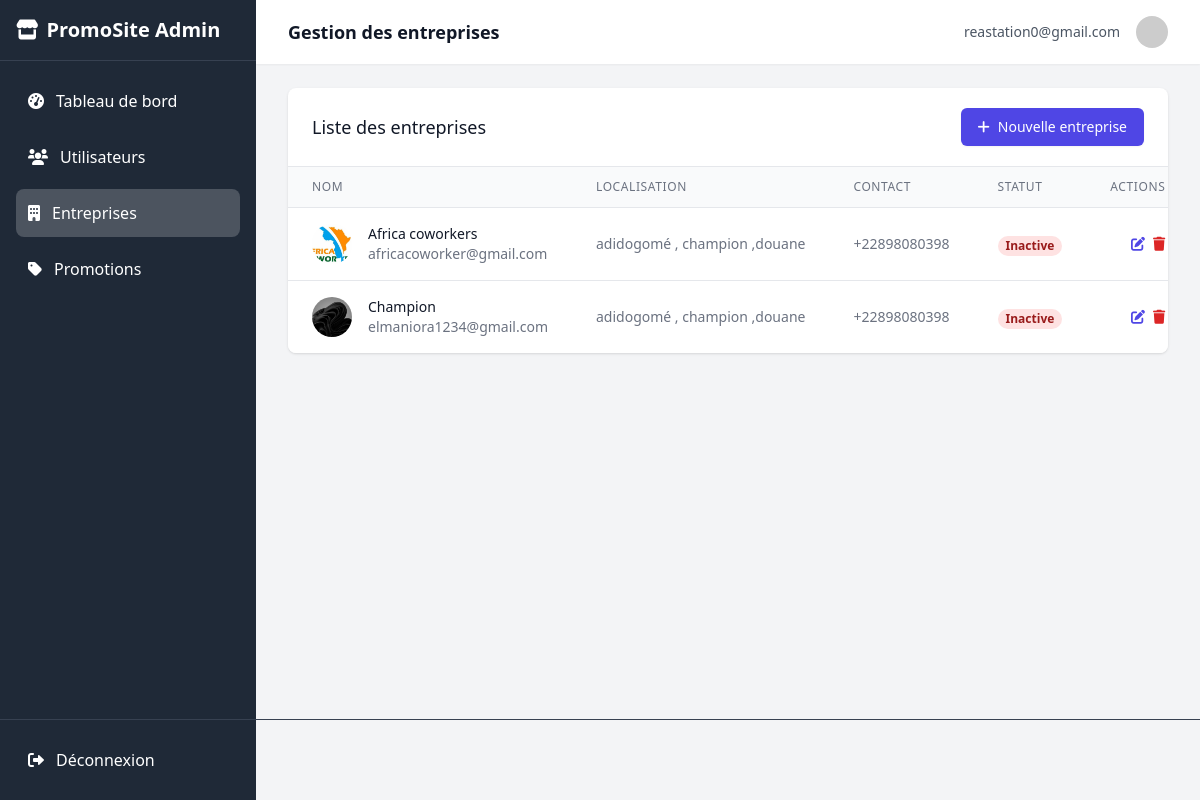
The page /admin-dashboard/entreprises/ (signed in) on the database as committed earlier.
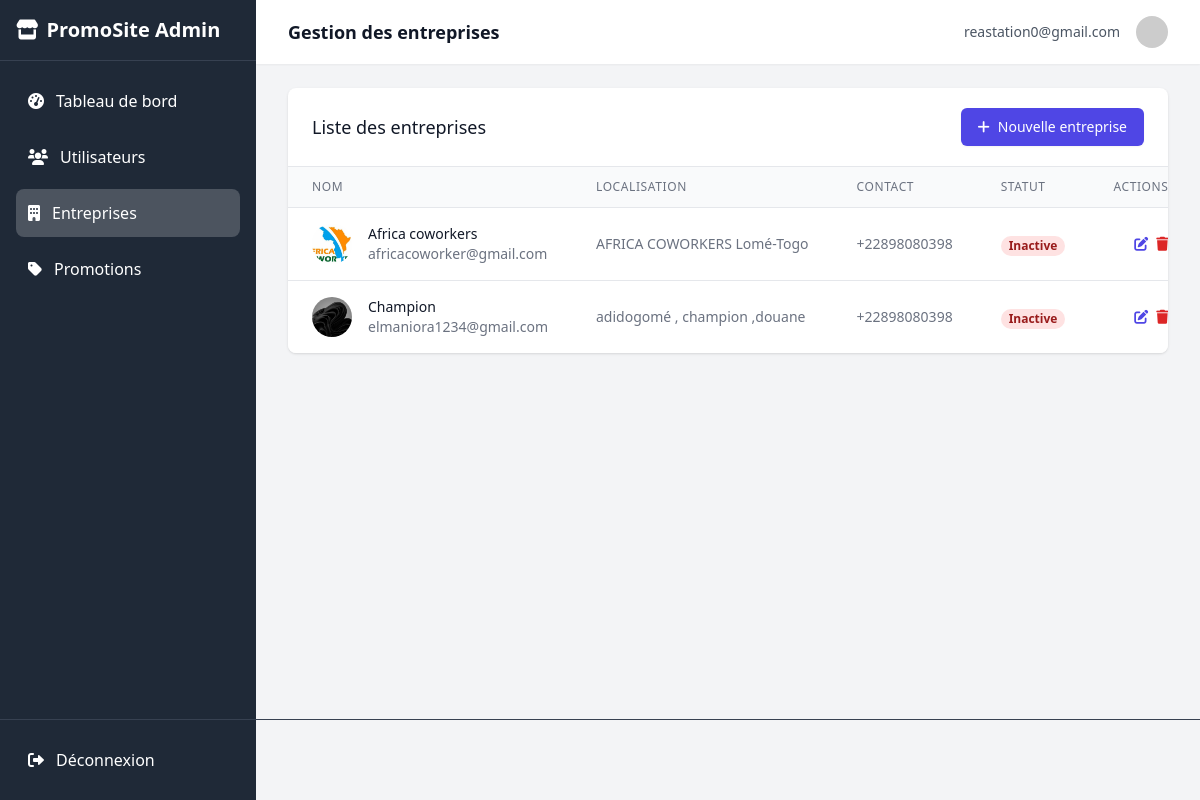
The same page on the database as committed later.
### promotions/models.py (models this page shows, shortened)
class Entreprise(models.Model):
    nom = models.CharField(max_length=100)
    categorie_e = models.CharField(max_length=50, choices=[
        ('Hôtel', 'Hôtel'),
        ('Supermarché', 'Supermarché'),
        ('hôpital', 'Hôpital'),
        ('magasin', 'Magasin'),
        ('réseau', 'Réseau'),
    ], default="Supermarché")
    email = models.EmailField()
    description = models.TextField(default="Soyez à l'afflux de nos meilleurs promos")
    contact = models.CharField(max_length=20)
    logo = models.ImageField(upload_to='logos/')
    banniere = models.ImageField(upload_to='bannieres/')
    localisation = models.CharField(max_length=255, help_text="Adresse textuelle pour l'affichage")
    localisation_map = models.TextField(help_text="Texte pour l'iframe Google Maps (ex: '6.1234,1.5678' ou 'Nom+du+lieu')")
    latitude = models.FloatField(blank=True, null=True,default=0)
    longitude = models.FloatField(blank=True, null=True,default=0)
    facebook = models.URLField(blank=True, null=True)
    instagram = models.URLField(blank=True, null=True)
    twitter = models.URLField(blank=True, null=True)
    website = models.URLField(blank=True, null=True)
    meta_description = models.TextField(blank=True, null=True, help_text="Description pour le référencement SEO")
    meta_keywords = models.CharField(max_length=255, blank=True, null=True, help_text="Mots-clés pour le référencement SEO, séparés par des virgules")
    abonnes_count = models.PositiveIntegerField(default=0)
    class Meta:
        verbose_name = "Entreprise"
        verbose_name_plural = "Entreprises"

### promotions/views.py (the view)
# urls.py: path('admin-dashboard/entreprises/', views.admin_entreprise_management, name='admin_entreprise_management'),
@user_passes_test(is_admin, login_url='/connexion/')
def admin_entreprise_management(request):
    entreprises = Entreprise.objects.all().order_by('-id')
    return render(request, 'admin/entreprises/list.html', {'entreprises': entreprises})

### promotions/views.py (called while the page is built)
def is_admin(user):
    return user.is_authenticated and user.is_staff

### promotions/templates/admin/entreprises/list.html (shortened to what the changed rows need)
{% extends 'base1.html' %}
{% block header_title %}Gestion des entreprises{% endblock %}
{% block content %}
<div class="bg-white shadow rounded-lg overflow-hidden">
    <div class="overflow-x-auto">
        <table class="min-w-full divide-y divide-gray-200">
            <thead class="bg-gray-50">
                <tr>
                    <th scope="col" class="px-6 py-3 text-left text-xs font-medium text-gray-500 uppercase tracking-wider">Nom</th>
                    <th scope="col" class="px-6 py-3 text-left text-xs font-medium text-gray-500 uppercase tracking-wider">Localisation</th>
                    <th scope="col" class="px-6 py-3 text-left text-xs font-medium text-gray-500 uppercase tracking-wider">Contact</th>
                    <th scope="col" class="px-6 py-3 text-left text-xs font-medium text-gray-500 uppercase tracking-wider">Statut</th>
                    <th scope="col" class="px-6 py-3 text-right text-xs font-medium text-gray-500 uppercase tracking-wider">Actions</th>
                </tr>
            </thead>
            <tbody class="bg-white divide-y divide-gray-200">
                {% for entreprise in entreprises %}
                <tr>
                    <td class="px-6 py-4 whitespace-nowrap">
                        <div class="flex items-center">
                            <div class="flex-shrink-0 h-10 w-10">
                                {% if entreprise.logo %}
                                <img class="h-10 w-10 rounded-full object-cover" src="{{ entreprise.logo.url }}" alt="{{ entreprise.nom }}">
                                {% else %}
                                <div class="h-10 w-10 rounded-full bg-gray-200 flex items-center justify-center">
                                    <i class="fas fa-building text-gray-400"></i>
                                </div>
                                {% endif %}
                            </div>
                            <div class="ml-4">
                                <div class="text-sm font-medium text-gray-900">{{ entreprise.nom }}</div>
                                <div class="text-sm text-gray-500">{{ entreprise.email }}</div>
                            </div>
                        </div>
                    </td>
                    <td class="px-6 py-4 whitespace-nowrap text-sm text-gray-500">
                        {{ entreprise.localisation }}
                    </td>
                    <td class="px-6 py-4 whitespace-nowrap text-sm text-gray-500">
                        {{ entreprise.contact }}
                    </td>
                    <td class="px-6 py-4 whitespace-nowrap">
                        <span class="px-2 inline-flex text-xs leading-5 font-semibold rounded-full {% if entreprise.is_active %}bg-green-100 text-green-800{% else %}bg-red-100 text-red-800{% endif %}">
                            {% if entreprise.is_active %}Active{% else %}Inactive{% endif %}
                        </span>
                    </td>
                    <td class="px-6 py-4 whitespace-nowrap text-right text-sm font-medium">
                        <div class="flex justify-end space-x-2">
                            <a href="{% url 'admin_edit_entreprise' entreprise.id %}" class="text-indigo-600 hover:text-indigo-900" title="Modifier">
                                <i class="fas fa-edit"></i>
                            </a>
                            <a href="#" onclick="confirmAction('Êtes-vous sûr de vouloir supprimer cette entreprise ?', () => window.location.href='{% url 'admin_delete_entreprise' entreprise.id %}')" class="text-red-600 hover:text-red-900" title="Supprimer">
                                <i class="fas fa-trash"></i>
                            </a>
                        </div>
                    </td>
                </tr>
                {% empty %}
                <tr>
                    <td colspan="5" class="px-6 py-4 text-center text-sm text-gray-500">Aucune entreprise trouvée</td>
                </tr>
                {% endfor %}
            </tbody>
        </table>
    </div>
</div>
{% endblock %}

Rows that differ between the two databases and show on the page:
changed Entreprise "Africa coworkers": localisation "adidogomé , champion ,douane" → "AFRICA COWORKERS Lomé-Togo"
